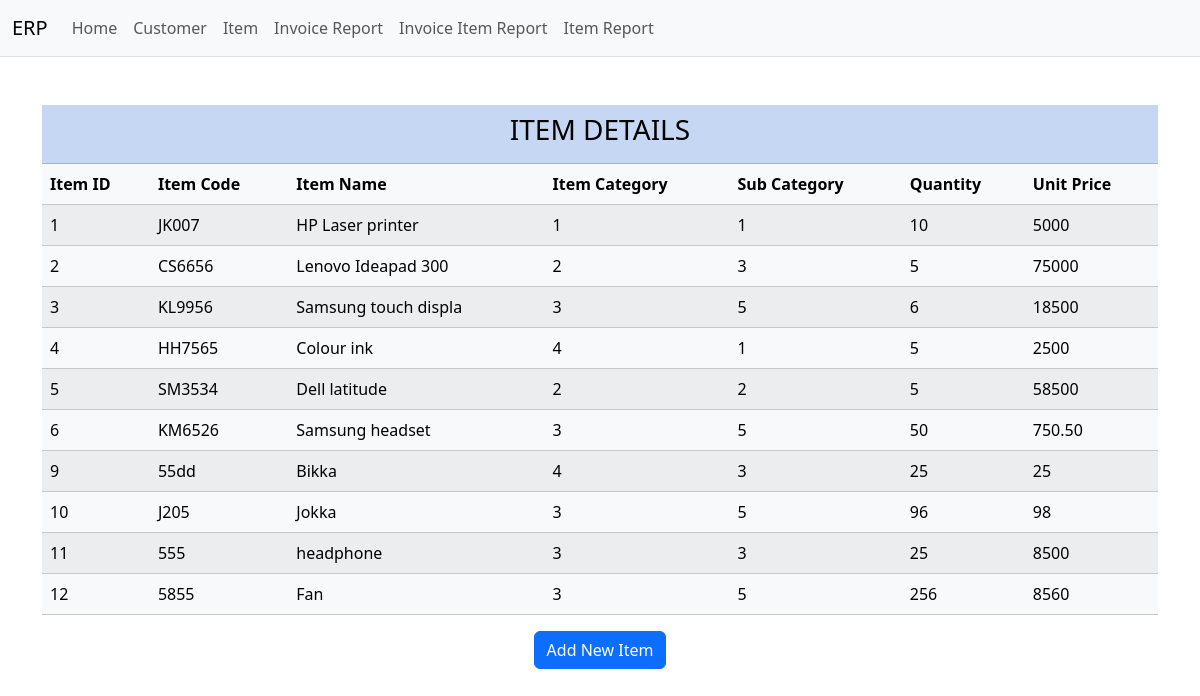
/item_form.php, run on the app's committed database.
### tables this page shows
CREATE TABLE `item` (
  `id` int(11) NOT NULL,
  `item_code` varchar(20) NOT NULL,
  `item_category` int(11) NOT NULL,
  `item_subcategory` int(11) NOT NULL,
  `item_name` varchar(20) NOT NULL,
  `quantity` varchar(20) NOT NULL,
  `unit_price` varchar(20) NOT NULL
);

### item_form.php (the view, shortened to what this page needs)
<!DOCTYPE html>
<html lang="en">
<head>
    <link rel="stylesheet" href="styles.css">
    <link href="https://cdn.jsdelivr.net/npm/bootstrap@5.3.3/dist/css/bootstrap.min.css" rel="stylesheet">
</head>
<body>
    <div>
        <?php include('navbar.php'); ?>
    </div>
    <div class="container mt-5">
        <table class="table table-striped">
            <tr class="table-primary">
                <th colspan="7" class="text-center"><h3>ITEM DETAILS</h3></th>
            </tr>
            <tr class="table-light">
                <th>Item ID</th>
                <th>Item Code</th>
                <th>Item Name</th>
                <th>Item Category</th>
                <th>Sub Category</th>
                <th>Quantity</th>
                <th>Unit Price</th>
            </tr>
            <?php
            include('./backend/conn.php');
            $sql = "SELECT * FROM item";
            $res = mysqli_query($conn, $sql);
            while ($row = mysqli_fetch_assoc($res)) {
                echo "<tr class='table-light'>
                        <td class='table-light'>" . $row['id'] . "</td>
                        <td class='table-light'>" . $row['item_code'] . "</td>
                        <td class='table-light'>" . $row['item_name'] . "</td>
                        <td class='table-light'>" . $row['item_category'] . "</td>
                        <td class='table-light'>" . $row['item_subcategory'] . "</td>
                        <td class='table-light'>" . $row['quantity'] . "</td>
                        <td class='table-light'>" . $row['unit_price'] . "</td>
                    </tr>";
            }
            ?>
        </table>
    </div>
    <div class="text-center">
        <button type="button" class="btn btn-primary" id="addItemBtn">Add New Item</button>
    </div>
</body>
</html>

### styles.css (style rules this page uses)
table { width: 100%; border-collapse: collapse; }
th, td { border: 1px solid #ddd; padding: 8px; text-align: left; }
th { background-color: #f2f2f2; color: #333; }
tr:nth-child(even) { background-color: #f2f2f2; }

### data on the page
item: id "1", item_code "JK007", item_name "HP Laser printer", item_category "1", item_subcategory "1", quantity "10", unit_price "5000"
item: id "2", item_code "CS6656", item_name "Lenovo Ideapad 300", item_category "2", item_subcategory "3", quantity "5", unit_price "75000"
item: id "3", item_code "KL9956", item_name "Samsung touch displa", item_category "3", item_subcategory "5", quantity "6", unit_price "18500"
item: id "4", item_code "HH7565", item_name "Colour ink", item_category "4", item_subcategory "1", quantity "5", unit_price "2500"
item: id "5", item_code "SM3534", item_name "Dell latitude", item_category "2", item_subcategory "2", quantity "5", unit_price "58500"
item: id "6", item_code "KM6526", item_name "Samsung headset", item_category "3", item_subcategory "5", quantity "50", unit_price "750.50"
item: id "9", item_code "55dd", item_name "Bikka", item_category "4", item_subcategory "3", quantity "25", unit_price "25"
item: id "10", item_code "J205", item_name "Jokka", item_category "3", item_subcategory "5", quantity "96", unit_price "98"
item: id "11", item_code "555", item_name "headphone", item_category "3", item_subcategory "3", quantity "25", unit_price "8500"
item: id "12", item_code "5855", item_name "Fan", item_category "3", item_subcategory "5", quantity "256", unit_price "8560"
